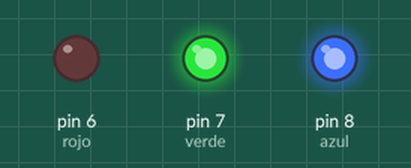
Simulated run of this sketch. Board: Arduino Uno, built with avr-gcc and run on an emulated ATmega328P. Shown: output pins drawn as LEDs (lit = HIGH).

Above: at 0.05 s.
At 0.25 s:
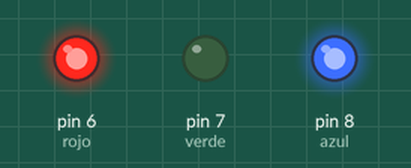
At 0.85 s:
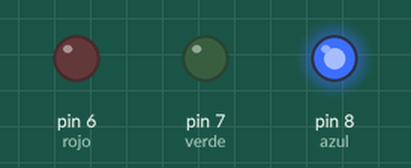
At 1.15 s:
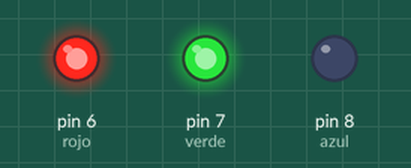
At 1.75 s:
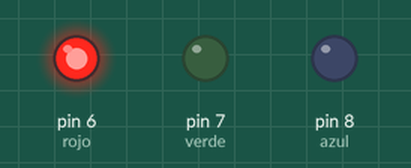
At 2.65 s:
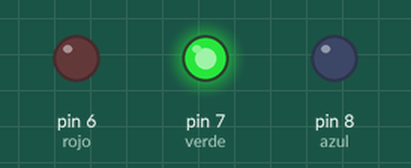
Timing chart, 0 to 3.0 s (numbered marks = the images above):
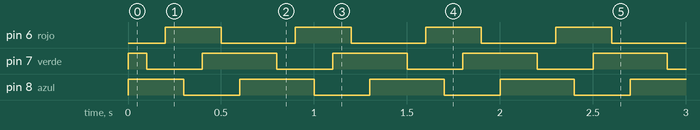

The sketch:

Clase_20180614_01.ino.ino
```cpp
#define rojo  6
#define verde 7
#define azul  8


void setup() {
  // put your setup code here, to run once:
  pinMode(rojo, OUTPUT);
  pinMode(verde, OUTPUT);
  pinMode(azul, OUTPUT);

  digitalWrite(rojo,HIGH);
  digitalWrite(verde,HIGH);
  digitalWrite(azul,HIGH);
}

void loop() {
  // put your main code here, to run repeatedly:
  digitalWrite(rojo,LOW);
  delay(100);
  digitalWrite(verde,LOW);
  delay(100);
  digitalWrite(rojo,HIGH);
  delay(100);
  digitalWrite(azul,LOW);
  delay(100);
  digitalWrite(verde,HIGH);
  delay(100);
  digitalWrite(rojo,LOW);
  delay(100);
  digitalWrite(azul,HIGH);
  delay(100);
}


void c_color(char color){

}
```

Measured:
- by itself, pin 6 (rojo): alternates HIGH for 0.30 s and LOW for 0.40 s
- by itself, pin 7 (verde), pin 8 (azul): alternates HIGH for 0.40 s and LOW for 0.30 s
- by itself, everything shown: repeats every 0.70 s, in 6 steps
